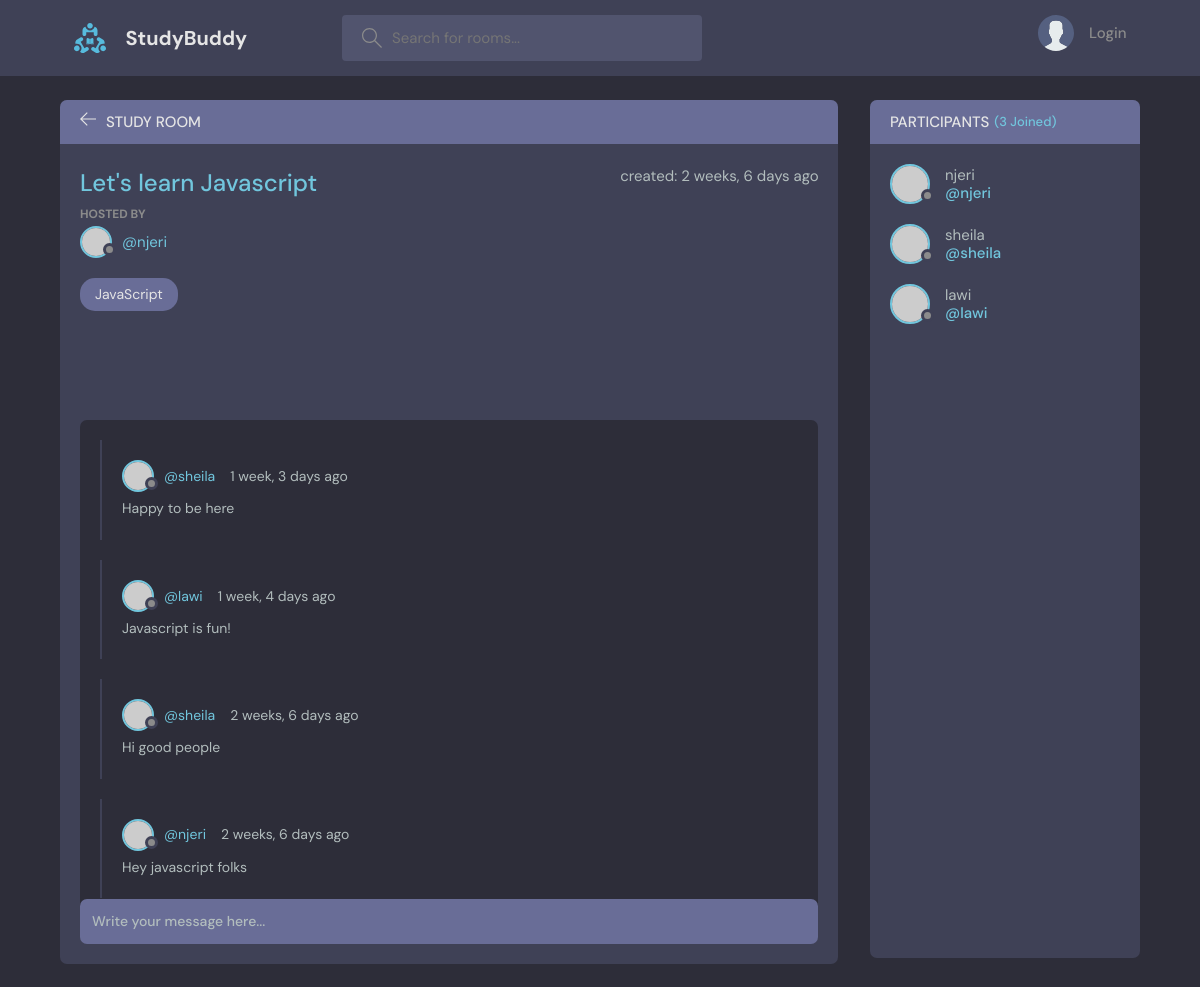
The page /room/1/ on the database its author committed.
### base/models.py (models this page shows, shortened)
class Room(models.Model):
   host = models.ForeignKey(User, on_delete=models.SET_NULL, null=True)
   topic = models.ForeignKey(Topic, on_delete=models.SET_NULL, null=True)
   name = models.CharField (max_length=200)
   description = models.TextField(null=True, blank=True)
   participants = models.ManyToManyField(User, related_name='participants', blank=True)      #users active in a room
   updated = models.DateTimeField(auto_now=True)
   created = models.DateTimeField(auto_now_add=True)
   class Meta:
        ordering = ['-updated', '-created']

class Message(models.Model):
    user = models.ForeignKey(User, on_delete=models.CASCADE)
    room = models.ForeignKey(Room, on_delete=models.CASCADE)
    body = models.TextField()
    updated = models.DateTimeField(auto_now=True)
    created = models.DateTimeField(auto_now_add=True)
    class Meta:
        ordering = ['-updated', '-created']

### base/views.py (the view, shortened to what this page needs)
# urls.py: path('room/<str:pk>/', views.room, name="room"),
def room(request, pk):
    room = Room.objects.get(id=pk)
    room_messages = room.message_set.all()
    participants = room.participants.all()
    context = {'room': room, 'room_messages': room_messages, 'participants': participants}
    return render(request, 'base/room.html', context)

### base/templates/base/room.html (shortened to what this page needs)
{% extends 'main.html' %}
{% block content %}
<main class="profile-page layout layout--2">
  <div class="container">
    <div class="room">
      <div class="room__top">
        <div class="room__topLeft">
          <a href="{% url 'home' %}">
            <svg version="1.1" xmlns="http://www.w3.org/2000/svg" width="32" height="32" viewBox="0 0 32 32">
              <title>arrow-left</title>
              <path
                d="M13.723 2.286l-13.723 13.714 13.719 13.714 1.616-1.611-10.96-10.96h27.625v-2.286h-27.625l10.965-10.965-1.616-1.607z"
              ></path>
            </svg>
          </a>
          <h3>Study Room</h3>
        </div>
      </div>
      <div class="room__box scroll">
        <div class="room__header scroll">
          <div class="room__info">
            <h3>{{room.name}}</h3>
            <span> created: {{room.created|timesince}} ago</span>
          </div>
          <div class="room__hosted">
            <p>Hosted By</p>
            <a href="{% url 'user-profile' room.host.id %}" class="room__author">
              <div class="avatar avatar--small">
                <img src="https://randomuser.me/api/portraits/men/37.jpg" />
              </div>
              <span>@{{room.host.username}}</span>
            </a>
          </div>
          <span class="room__topics">JavaScript</span>
        </div>
        <div class="room__conversation">
          <div class="threads scroll">
            {% for message in room_messages %}
            <div class="thread">
              <div class="thread__top">
                <div class="thread__author">
                  <a href="{% url 'user-profile' message.user.id %}" class="thread__authorInfo">
                    <div class="avatar avatar--small">
                      <img src="https://randomuser.me/api/portraits/men/37.jpg" />
                    </div>
                    <span>@{{message.user.username}}</span>
                  </a>
                  <span class="thread__date">{{message.created|timesince}} ago</span>
                </div>
              </div>
              <div class="thread__details">
                {{message.body}}
              </div>
            </div>
            {% endfor %}
          </div>
        </div>
      </div>
      <div class="room__message">
        <form action="#"><input name="" placeholder="Write your message here..." /></form>
      </div>
    </div>
    <div class="participants">
      <h3 class="participants__top">Participants <span>({{participants.count}} Joined)</span></h3>
      <div class="participants__list scroll">
        {% for user in participants %}
        <a href="{% url 'user-profile' user.id %}" class="participant">
          <div class="avatar avatar--medium">
            <img src="https://randomuser.me/api/portraits/men/37.jpg" />
          </div>
          <p>
            {{user.username}}
            <span>@{{user.username}}</span>
          </p>
        </a>
        {% endfor %}
      </div>
    </div>
  </div>
</main>
{% endblock content %}

### rows shown on the page
Room: name "Let's learn Javascript", created "2 weeks, 6 days", host.username "njeri"
Message: user.username "sheila", created "1 week, 3 days", body "Happy to be here"
Message: user.username "lawi", created "1 week, 4 days", body "Javascript is fun!"
Message: user.username "sheila", created "2 weeks, 6 days", body "Hi good people"
Message: user.username "njeri", created "2 weeks, 6 days", body "Hey javascript folks"

### other values the page prints
{{ participants.count }} "3"
{{ user.username }} "njeri"
{{ user.username }} "sheila"
{{ user.username }} "lawi"
